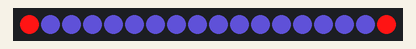
Simulated run of this sketch. Board: Arduino Uno, built with avr-gcc and run on an emulated ATmega328P. On the bench: 18 RGB LEDs in strip order, left to right. Random numbers use the default seed unless the sketch sets one.

Above: at 0.92 s.
At 5.04 s:
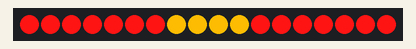
At 10.7 s:
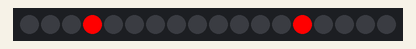
At 13.65 s:
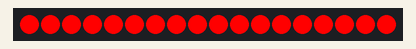
At 22.3 s:
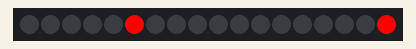
At 29.9 s:
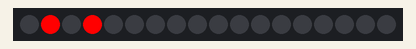

Measured:
- what the display in image 4 shows lasts 0.7 s, from 22.2 s to 22.9 s

The sketch:

ws2812.ino
```cpp
#include <FastLED.h>
#include <stdlib.h>
#include <time.h>

#define LED_PIN     5
#define NUM_LEDS    18

CRGB leds[NUM_LEDS];

void setup() {
  srand (time(NULL));
  FastLED.addLeds<WS2812, LED_PIN, GRB>(leds, NUM_LEDS);

}
void loop() {
//  RtoG(80);
//  int t = 50;
//  for(int i = 0; i < 9; i++){
//    forward(255, 30, 30, t);
//    reverse(30, 30, 255, t);
//    if(i < 3){
//      t -= 13;
//    }else{
//      t -= 1;
//    }
//  }
  bilnk(255, 0, 0, 40, 3);
  outBomb(61, 52, 139);
  inBomb(118, 120, 237);
  outBomb(247, 184, 1);
  inBomb(241, 135, 1);
  bilnk(243, 91, 4, 110, 2);
  randomFade(255, 0, 0);
}
void RtoG(int t){
  int r = 255, g = 0, b = 0;
  int delta = 14;
  int hue = 0;
  for(int i = 0; i < NUM_LEDS; i++){
    for(int j = 0; j < NUM_LEDS; j++){
      int count = i - j;
      leds[j] = CHSV(hue++, 255, 255);
    }
    FastLED.show();
    delay(t);
  }
}

void randomFade(int r, int g, int b){
  double mn = 0,mx =17;
  int x =0;
  for(int i = 0; i < NUM_LEDS; i++){
    leds[i] = CRGB(r, g, b);
  }
  FastLED.show();
  delay(400);
  for(int i = 0; i < 50; i++){
    if(leds[x] != (CRGB(0, 0, 0))){
      leds[x] = CRGB(0, 0, 0);
    }
    FastLED.show();
    delay(25);
    x =(int)(((mx-mn)*rand()/(RAND_MAX)+1.0)+mn);
  }
  delay(100);
}

void forward(int r, int g, int b, int t){
  for(int i = 1; i < NUM_LEDS - 2; i++){
    leds[i - 1] = CRGB(0, 0, 0);
    leds[i] = CRGB(r, g, b);
    leds[i + 1] = CRGB(r, g, b);
    leds[i + 2] = CRGB(r, g, b);
    FastLED.show();
    delay(t);
  }
}

void reverse(int r, int g, int b, int t){
  for(int i = NUM_LEDS - 1; i > 2; i--){
    leds[i + 1] = CRGB(0, 0, 0);
    leds[i] = CRGB(r, g, b);
    leds[i - 1] = CRGB(r, g, b);
    leds[i - 2] = CRGB(r, g, b);
    FastLED.show();
    delay(t);
  }
}
void bilnk(int r, int g, int b, int t, int repeat){
  for(int j = 0; j < repeat; j++){
    for(int i = 0; i < NUM_LEDS; i++){
      leds[i] = CRGB(r, g, b);
    }
    FastLED.show();
    delay(110);
    for(int i = 0; i < NUM_LEDS; i++){
      leds[i] = CRGB(0, 0, 0);
    }
    FastLED.show();
    delay(t);
  }

}
void outBomb(int r, int g, int b){
  int first = 8, last = 9;
  for(;first >= 0; first--, last++){
    for(int i =0; i < NUM_LEDS; i++){
      if(i >= first && i <= last){
        leds[i] = CRGB(r, g, b);
      }
    }
    delay(30);
    FastLED.show();
  }
}

void inBomb(int r, int g, int b){
  int first = 0, last = 17;
  for(;first <= 8; first++, last--){
    for(int i =0; i < NUM_LEDS; i++){
      if(i <= first || i >= last){
        leds[i] = CRGB(255, 20, 20);
      }
    }
    delay(30);
    FastLED.show();
  }
}
```
